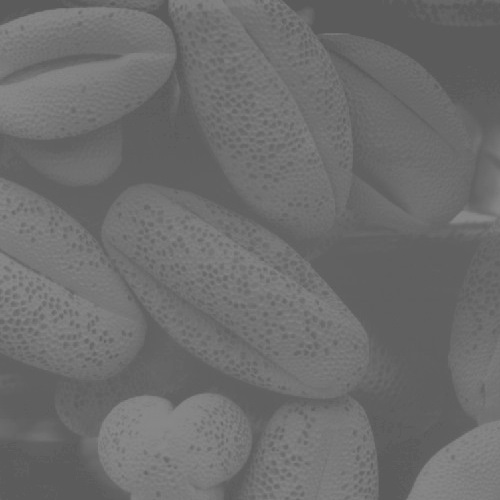
#> input picture TyperogFormater/LEK4/Transformation/bacteria.jpg, 500 x 500 px
$ python D.py
#> lines starting #> are read from the running program, lines starting #| are printed output that depends on the picture
import cv2
import numpy as np
from matplotlib import pyplot as plt


def fremHaev(pix, r1, s1, r2, s2):
    if (0 <= pix and pix <= r1):
        return (s1 / r1) * pix
    elif (r1 < pix and pix <= r2):
        return ((s2 - s1) / (r2 - r1)) * (pix - r1) + s1
    else:
        return ((255 - s2) / (255 - r2)) * (pix - r2) + s2

img = cv2.imread('bacteria.jpg')
#> img is the input picture: shape (500, 500, 3); min 87, max 138, mean 109.1

r1 = 80
s1 = 40
r2 = 140
s2 = 220

# Vectorize the function to apply it to each value in the Numpy array.
contrast_vec = np.vectorize(fremHaev)


contrast = contrast_vec(img, r1, s1, r2, s2).astype(np.uint8)
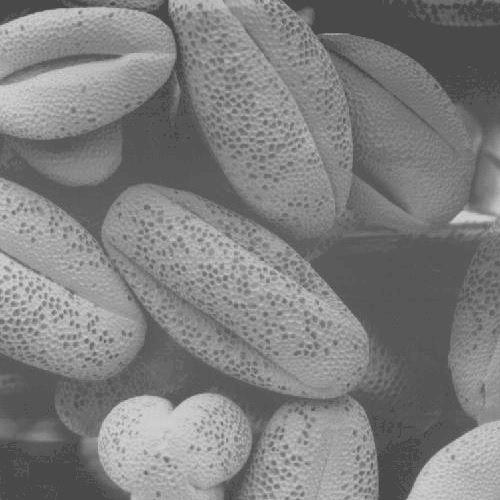
#> contrast: shape (500, 500, 3); min 61, max 214, mean 127.2


x = np.arange(0, 255, 1) # Create array from 0 to 254 with stepsize 1
y = contrast_vec(x,r1,s1,r2,s2) # Send all values of x to function to calculate y
plt.axes(xlim=(0,300), ylim=(-10, 300))
plt.ylabel('Output image')            # y-label
plt.xlabel('Input image')            # x-label

plt.title('piece-wise Transformation')    # Graph title
plt.legend('Transformation Line')
plt.plot(x,y)
plt.show()
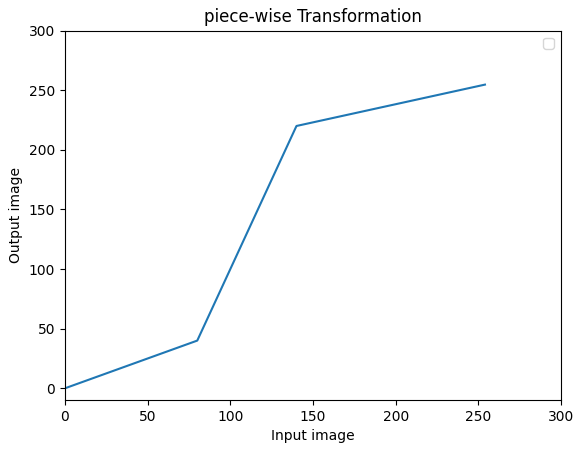
#> figure drawn by matplotlib, 1 panel; curve peaks at x = 254, y = 254.7


cv2.imshow("contrast",contrast)
cv2.imshow("Original", img)
cv2.waitKey(0)
